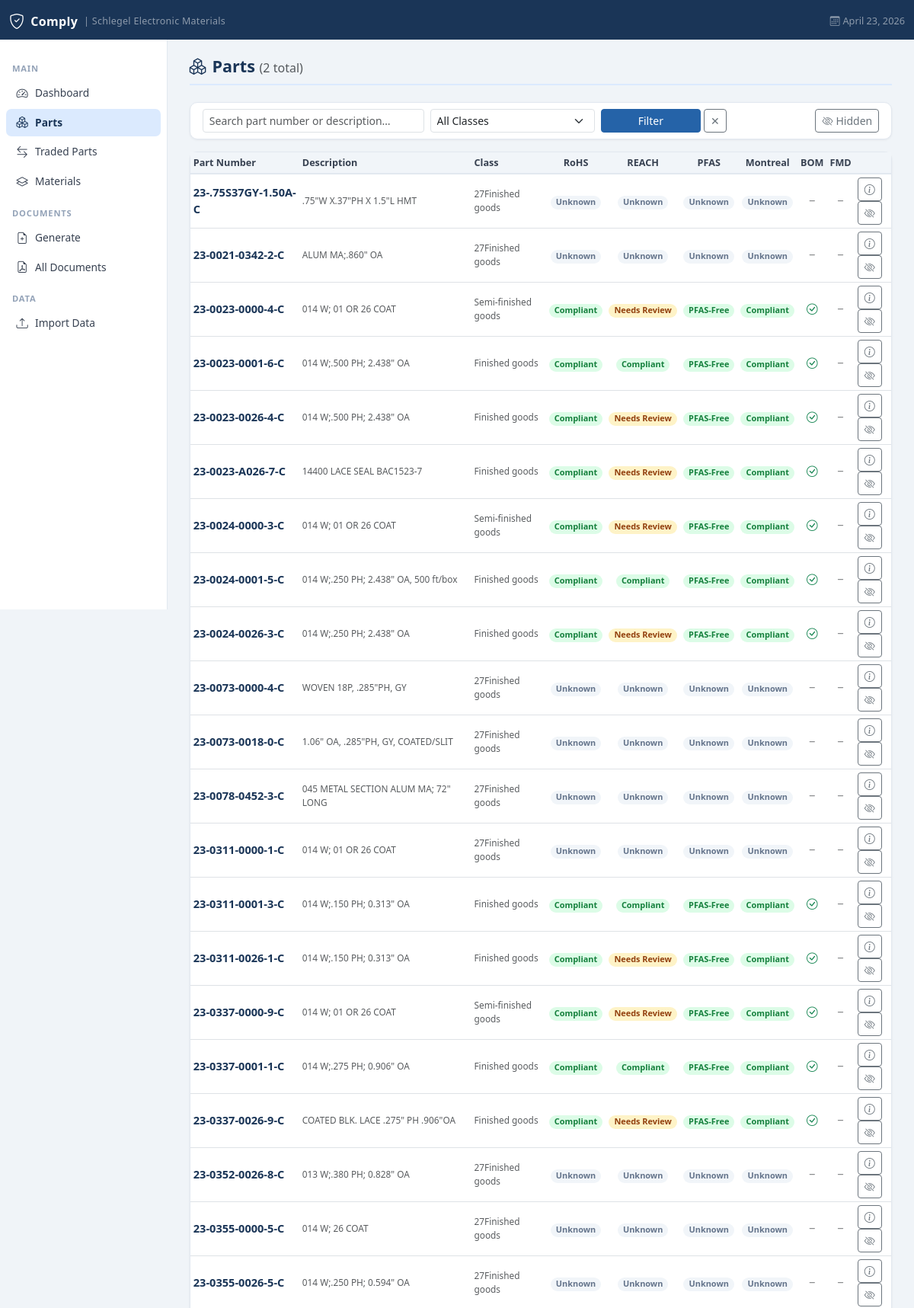
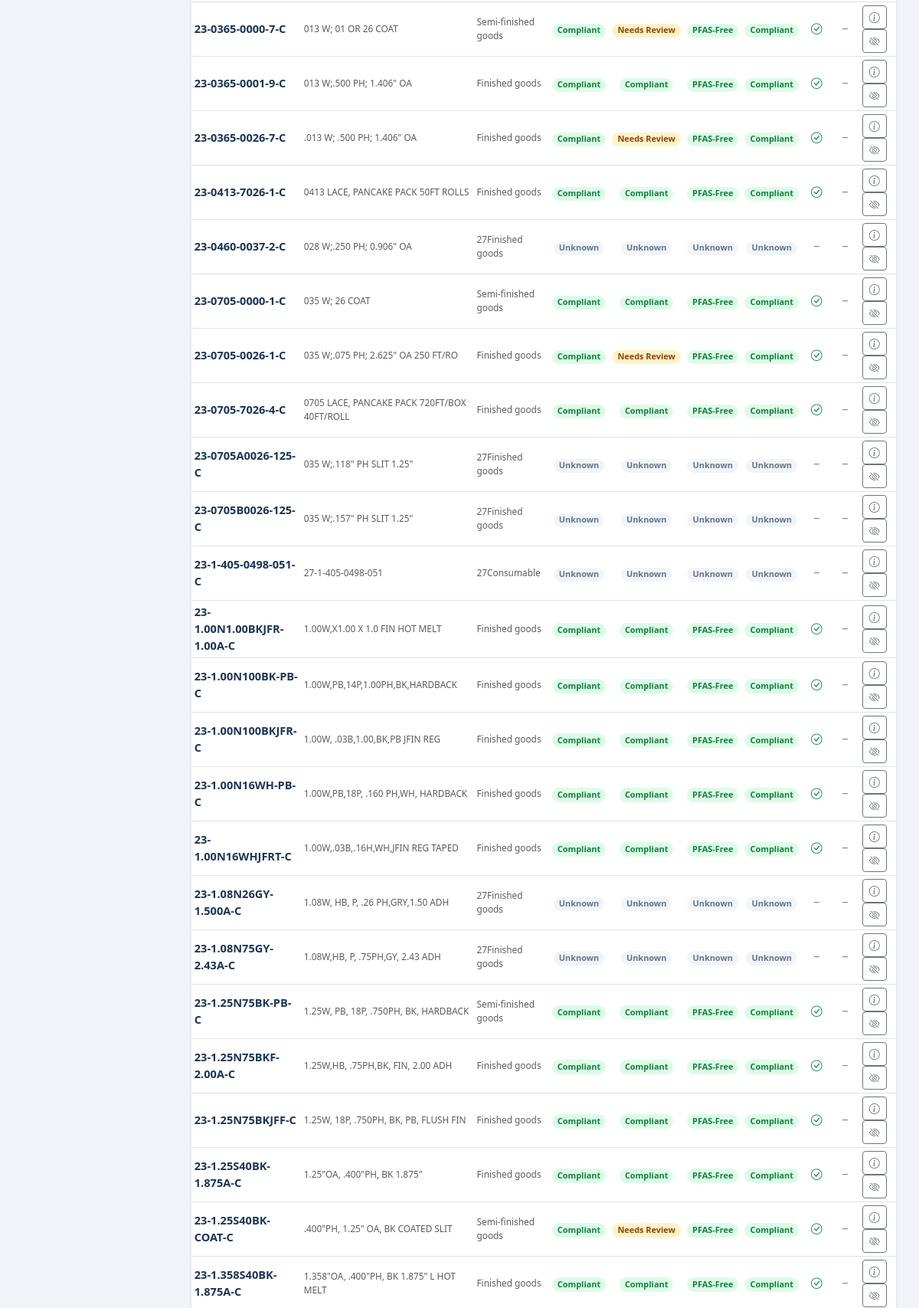
Page /parts (upper part) on the committed database (2 pictures, top to bottom).
### tables this page shows
CREATE TABLE parts (
            id              INTEGER PRIMARY KEY AUTOINCREMENT,
            part_number     TEXT NOT NULL UNIQUE,
            description     TEXT,
            part_class      TEXT,
            part_type       TEXT,
            product_group   TEXT,
            uom             TEXT,
            commodity_code  TEXT,
            is_traded       INTEGER DEFAULT 0,
            traded_vendor   TEXT,
            has_bom         INTEGER DEFAULT 0,
            created_at      TEXT DEFAULT (datetime('now')),
            updated_at      TEXT DEFAULT (datetime('now'))
        , is_active INTEGER DEFAULT 1, is_hidden INTEGER DEFAULT 0);

### app.py (the view)
@app.route("/parts")
def parts_list():
    search   = request.args.get("search","").strip()
    cls_f    = request.args.get("cls","")
    status_f = request.args.get("status","")
    page     = int(request.args.get("page", 1))
    per_page = 50
    query  = """SELECT p.*,
        (SELECT cs.status FROM compliance_status cs
         WHERE cs.part_number=p.part_number AND cs.standard='RoHS' LIMIT 1) as rohs_status,
        (SELECT cs.status FROM compliance_status cs
         WHERE cs.part_number=p.part_number AND cs.standard='REACH' LIMIT 1) as reach_status,
        (SELECT cs.status FROM compliance_status cs
         WHERE cs.part_number=p.part_number AND cs.standard='PFAS' LIMIT 1) as pfas_status,
        (SELECT cs.status FROM compliance_status cs
         WHERE cs.part_number=p.part_number AND cs.standard='Montreal Protocol' LIMIT 1) as montreal_status,
        (SELECT COUNT(*) FROM fmd_files f
         WHERE f.part_number=p.part_number) as has_fmd
        FROM parts p WHERE p.is_traded=0 AND p.is_active=1 AND p.is_hidden=0"""
    params = []
    if search:
        query += " AND (p.part_number LIKE ? OR p.description LIKE ?)"
        params += [f"%{search}%", f"%{search}%"]
    if cls_f:
        query += " AND p.part_class = ?"
        params.append(cls_f)
    count_query = query.replace(
        "SELECT p.*,\n        (SELECT cs.status FROM compliance_status cs\n         WHERE cs.part_number=p.part_number AND cs.standard='RoHS' LIMIT 1) as rohs_status,\n        (SELECT cs.status FROM compliance_status cs\n         WHERE cs.part_number=p.part_number AND cs.standard='REACH' LIMIT 1) as reach_status,\n        (SELECT cs.status FROM compliance_status cs\n         WHERE cs.part_number=p.part_number AND cs.standard='PFAS' LIMIT 1) as pfas_status,\n        (SELECT cs.status FROM compliance_status cs\n         WHERE cs.part_number=p.part_number AND cs.standard='Montreal Protocol' LIMIT 1) as montreal_status\n        FROM parts p",
        "SELECT COUNT(*) FROM parts p"
    )
    conn = get_db()
    total_count = conn.execute(count_query, params).fetchone()[0]
    query += " ORDER BY p.part_number LIMIT ? OFFSET ?"
    params += [per_page, (page-1)*per_page]
    parts = conn.execute(query, params).fetchall()
    classes = conn.execute(
        "SELECT DISTINCT part_class FROM parts WHERE is_traded=0 AND part_class != '' ORDER BY part_class"
    ).fetchall()
    conn.close()
    total_pages = (total_count + per_page - 1) // per_page
    return render_template("parts.html", parts=parts, search=search,
                           cls_f=cls_f, status_f=status_f,
                           classes=classes, page=page,
                           total_pages=total_pages, total_count=total_count)

### app.py (called while the page is built)
def get_db():
    conn = sqlite3.connect(DB_PATH)
    conn.row_factory = sqlite3.Row
    conn.execute("PRAGMA foreign_keys = ON")
    return conn

@app.context_processor
def inject_globals():
    import flask
    return {"now": datetime.now(), "request": flask.request}

### templates/parts.html (shortened to what this page needs)
{% extends "base.html" %}
{% macro status_badge(val) %}
  {% if val in ['Compliant','PFAS-Free'] %}<span class="badge badge-compliant rounded-pill">{{ val }}</span>
  {% elif val in ['Needs Review'] %}<span class="badge badge-review rounded-pill">{{ val }}</span>
  {% elif val in ['Non-Compliant','Contains SVHC','Contains PFAS','Contains ODS'] %}<span class="badge badge-noncompliant rounded-pill">{{ val }}</span>
  {% elif val == 'Exempt' %}<span class="badge badge-exempt rounded-pill">{{ val }}</span>
  {% else %}<span class="badge badge-unknown rounded-pill">{{ val or 'Unknown' }}</span>
  {% endif %}
{% endmacro %}
{% block content %}
<div class="page-header">
  <h1><i class="bi bi-boxes me-2"></i>Parts <span class="text-muted fw-normal fs-6">({{ total_count }} total)</span></h1>
</div>
<div class="card mb-3">
  <div class="card-body py-2 px-3">
    <form method="get" class="row g-2 align-items-end">
      <div class="col-12 col-md-4">
        <input type="text" name="search" class="form-control form-control-sm"
               placeholder="Search part number or description…" value="{{ search }}"/>
      </div>
      <div class="col-6 col-md-3">
        <select name="cls" class="form-select form-select-sm">
          <option value="">All Classes</option>
        </select>
      </div>
      <div class="col-auto">
        <div class="d-flex gap-1">
          <button type="submit" class="btn btn-primary btn-sm px-5">Filter</button>
          <a href="/parts" class="btn btn-outline-secondary btn-sm">✕</a>
        </div>
      </div>
      <div class="col-auto ms-auto">
        <a href="/parts/hidden" class="btn btn-outline-secondary btn-sm">
          <i class="bi bi-eye-slash me-1"></i>Hidden
        </a>
      </div>
    </form>
  </div>
</div>
<div class="card">
  <div class="card-body p-0">
    {% if parts %}
    <div class="table-responsive">
      <table class="table table-hover table-sm align-middle mb-0">
        <thead>
          <tr>
            <th>Part Number</th>
            <th>Description</th>
            <th>Class</th>
            <th class="text-center">RoHS</th>
            <th class="text-center">REACH</th>
            <th class="text-center">PFAS</th>
            <th class="text-center">Montreal</th>
            <th class="text-center">BOM</th>
            <th class="text-center">FMD</th>
            <th><span class="visually-hidden">Actions</span></th>
          </tr>
        </thead>
        <tbody>
          {% for p in parts %}
          <tr>
            <td>
              <a href="/parts/{{ p.part_number }}" class="fw-semibold text-decoration-none" style="color:var(--brand-dark)">
                {{ p.part_number }}
              </a>
            </td>
            <td class="text-muted text-xs">{{ (p.description or '')[:45] }}{% if p.description and p.description|length > 45 %}…{% endif %}</td>
            <td class="text-xs text-muted">{{ p.part_class or '—' }}</td>
            <td class="text-center">{{ status_badge(p.rohs_status) }}</td>
            <td class="text-center">{{ status_badge(p.reach_status) }}</td>
            <td class="text-center">{{ status_badge(p.pfas_status) }}</td>
            <td class="text-center">{{ status_badge(p.montreal_status) }}</td>
            <td class="text-center">
              {% if p.has_bom %}
                <i class="bi bi-check-circle text-success"></i>
              {% else %}
                <i class="bi bi-dash text-muted"></i>
              {% endif %}
            </td>
            <td class="text-center">
              {% if p.has_fmd %}
                <i class="bi bi-check-circle text-success"></i>
              {% else %}
                <i class="bi bi-dash text-muted"></i>
              {% endif %}
            </td>
            <td>
              <a href="/parts/{{ p.part_number }}" class="btn btn-outline-secondary btn-sm" aria-label="View part details">
                <i class="bi bi-info-circle"></i>
              </a>
              <form method="post" action="/parts/{{ p.part_number }}/hide" class="d-inline">
                <button type="submit" class="btn btn-outline-secondary btn-sm" aria-label="Hide part from listing">
                  <i class="bi bi-eye-slash"></i>
                </button>
              </form>
            </td>
          </tr>
          {% endfor %}
        </tbody>
      </table>
    </div>
    {% else %}
    <div class="text-center py-5 text-muted">
      <i class="bi bi-boxes fs-1 d-block mb-2 opacity-25"></i>
      No parts found.
      {% if search or cls_f %}<a href="/parts">Clear filters</a>{% else %}<a href="/import">Import parts to get started.</a>{% endif %}
    </div>
    {% endif %}
  </div>
</div>
{% endblock %}

### templates/base.html (style rules this page uses)
:root { --brand-dark: #1a3557; --brand-mid: #2563a8; --brand-light: #dbeafe; --sidebar-w: 220px; }
body { background:#f0f4f8; font-size:.91rem; }
.page-header { margin-bottom:1.4rem; padding-bottom:.6rem; border-bottom:2px solid var(--brand-light); display:flex; align-items:center; justify-content:space-between; flex-wrap:wrap; gap:.5rem; }
.page-header h1 { font-size:1.35rem; font-weight:700; color:var(--brand-dark); margin:0; }
.card { border:1px solid #e2e8f0; border-radius:10px; box-shadow:0 1px 3px rgba(0,0,0,.06); }
.badge-compliant { background:#dcfce7; color:#15803d; }
.badge-unknown { background:#f1f5f9; color:#64748b; }
.badge-review { background:#fef3c7; color:#92400e; }
table.table thead th { background:#f1f5f9; font-size:.79rem; font-weight:700; color:#374151; border-bottom:2px solid #e2e8f0; white-space:nowrap; }
table.table td { vertical-align:middle; }
.btn-primary { background:var(--brand-mid); border-color:var(--brand-mid); }
.text-xs { font-size:.74rem; }
.fw-semibold { font-weight:600; }

### rows in the picture
parts: part_number "23-0365-0026-7-C", description ".013 W; .500 PH; 1.406\" OA", part_class "Finished goods", val "Compliant PFAS-Free Compliant", val "Needs Review", has_bom 1 (drawn)
parts: part_number "23-1-405-0498-051-C", description "27-1-405-0498-051", part_class "27Consumable", val "Unknown Unknown Unknown Unknown", has_bom 0 (drawn)

### other values in the picture
{{ total_count }} "2"
{{ p.part_number }} "23-.75S37GY-1.50A-C" "23-0021-0342-2-C" "23-0023-0000-4-C" "23-0023-0001-6-C" "23-0023-0026-4-C" "23-0023-A026-7-C" "23-0024-0000-3-C" "23-0024-0001-5-C" "23-0024-0026-3-C" "23-0073-0000-4-C" "23-0073-0018-0-C" "23-0078-0452-3-C" "23-0311-0000-1-C" "23-0311-0001-3-C" "23-0311-0026-1-C" "23-0337-0000-9-C" "23-0337-0001-1-C" "23-0337-0026-9-C" "23-0352-0026-8-C" "23-0355-0000-5-C" "23-0355-0026-5-C" "23-0365-0000-7-C" "23-0365-0001-9-C" "23-0413-7026-1-C" "23-0460-0037-2-C" "23-0705-0000-1-C" "23-0705-0026-1-C" "23-0705-7026-4-C" "23-0705A0026-125-C" "23-0705B0026-125-C" "23-1.00N1.00BKJFR-1.00A-C" "23-1.00N100BK-PB-C" "23-1.00N100BKJFR-C" "23-1.00N16WH-PB-C" "23-1.00N16WHJFRT-C" "23-1.08N26GY-1.500A-C" "23-1.08N75GY-2.43A-C" "23-1.25N75BK-PB-C" "23-1.25N75BKF-2.00A-C" "23-1.25N75BKJFF-C" "23-1.25S40BK-1.875A-C" "23-1.25S40BK-COAT-C" "23-1.358S40BK-1.875A-C"
{{ (p.description or '')[:45] }} ".75\"W X.37\"PH X 1.5\"L HMT" "ALUM MA;.860\" OA" "014 W; 01 OR 26 COAT" "014 W;.500 PH; 2.438\" OA" "014 W;.500 PH; 2.438\" OA" "14400 LACE SEAL BAC1523-7" "014 W; 01 OR 26 COAT" "014 W;.250 PH; 2.438\" OA, 500 ft/box" "014 W;.250 PH; 2.438\" OA" "WOVEN 18P, .285\"PH, GY" "1.06\" OA, .285\"PH, GY, COATED/SLIT" "045 METAL SECTION ALUM MA; 72\" LONG" "014 W; 01 OR 26 COAT" "014 W;.150 PH; 0.313\" OA" "014 W;.150 PH; 0.313\" OA" "014 W; 01 OR 26 COAT" "014 W;.275 PH; 0.906\" OA" "COATED BLK. LACE .275\" PH .906\"OA" "013 W;.380 PH; 0.828\" OA" "014 W; 26 COAT" "014 W;.250 PH; 0.594\" OA" "013 W; 01 OR 26 COAT" "013 W;.500 PH; 1.406\" OA" "0413 LACE, PANCAKE PACK 50FT ROLLS" "028 W;.250 PH; 0.906\" OA" "035 W; 26 COAT" "035 W;.075 PH; 2.625\" OA 250 FT/RO" "0705 LACE, PANCAKE PACK 720FT/BOX 40FT/ROLL" "035 W;.118\" PH SLIT 1.25\"" "035 W;.157\" PH SLIT 1.25\"" "1.00W,X1.00 X 1.0 FIN HOT MELT" "1.00W,PB,14P,1.00PH,BK,HARDBACK" "1.00W, .03B,1.00,BK,PB JFIN REG" "1.00W,PB,18P, .160 PH,WH, HARDBACK" "1.00W,.03B,.16H,WH,JFIN REG TAPED" "1.08W, HB, P, .26 PH,GRY,1.50 ADH" "1.08W,HB, P, .75PH,GY, 2.43 ADH" "1.25W, PB, 18P, .750PH, BK, HARDBACK" "1.25W,HB, .75PH,BK, FIN, 2.00 ADH" "1.25W, 18P, .750PH, BK, PB, FLUSH FIN" "1.25\"OA, .400\"PH, BK 1.875\"" ".400\"PH, 1.25\" OA, BK COATED SLIT" "1.358\"OA, .400\"PH, BK 1.875\" L HOT MELT"
{{ p.part_class or '—' }} "27Finished goods" "27Finished goods" "Semi-finished goods" "Finished goods" "Finished goods" "Finished goods" "Semi-finished goods" "Finished goods" "Finished goods" "27Finished goods" "27Finished goods" "27Finished goods" "27Finished goods" "Finished goods" "Finished goods" "Semi-finished goods" "Finished goods" "Finished goods" "27Finished goods" "27Finished goods" "27Finished goods" "Semi-finished goods" "Finished goods" "Finished goods" "27Finished goods" "Semi-finished goods" "Finished goods" "Finished goods" "27Finished goods" "27Finished goods" "Finished goods" "Finished goods" "Finished goods" "Finished goods" "Finished goods" "27Finished goods" "27Finished goods" "Semi-finished goods" "Finished goods" "Finished goods" "Finished goods" "Semi-finished goods" "Finished goods"
{{ val or 'Unknown' }} "Unknown Unknown Unknown Unknown" "Unknown Unknown Unknown Unknown" "Unknown Unknown Unknown Unknown" "Unknown Unknown Unknown Unknown" "Unknown Unknown Unknown Unknown" "Unknown Unknown Unknown Unknown" "Unknown Unknown Unknown Unknown" "Unknown Unknown Unknown Unknown" "Unknown Unknown Unknown Unknown" "Unknown Unknown Unknown Unknown" "Unknown Unknown Unknown Unknown" "Unknown Unknown Unknown Unknown" "Unknown Unknown Unknown Unknown" "Unknown Unknown Unknown Unknown"
{{ val }} "Compliant PFAS-Free Compliant" "Compliant Compliant PFAS-Free Compliant" "Compliant PFAS-Free Compliant" "Compliant PFAS-Free Compliant" "Compliant PFAS-Free Compliant" "Compliant Compliant PFAS-Free Compliant" "Compliant PFAS-Free Compliant" "Compliant Compliant PFAS-Free Compliant" "Compliant PFAS-Free Compliant" "Compliant PFAS-Free Compliant" "Compliant Compliant PFAS-Free Compliant" "Compliant PFAS-Free Compliant" "Compliant PFAS-Free Compliant" "Compliant Compliant PFAS-Free Compliant" "Compliant Compliant PFAS-Free Compliant" "Compliant Compliant PFAS-Free Compliant" "Compliant PFAS-Free Compliant" "Compliant Compliant PFAS-Free Compliant" "Compliant Compliant PFAS-Free Compliant" "Compliant Compliant PFAS-Free Compliant" "Compliant Compliant PFAS-Free Compliant" "Compliant Compliant PFAS-Free Compliant" "Compliant Compliant PFAS-Free Compliant" "Compliant Compliant PFAS-Free Compliant" "Compliant Compliant PFAS-Free Compliant" "Compliant Compliant PFAS-Free Compliant" "Compliant Compliant PFAS-Free Compliant" "Compliant PFAS-Free Compliant" "Compliant Compliant PFAS-Free Compliant"
{{ val }} "Needs Review" "Needs Review" "Needs Review" "Needs Review" "Needs Review" "Needs Review" "Needs Review" "Needs Review" "Needs Review" "Needs Review" "Needs Review"
